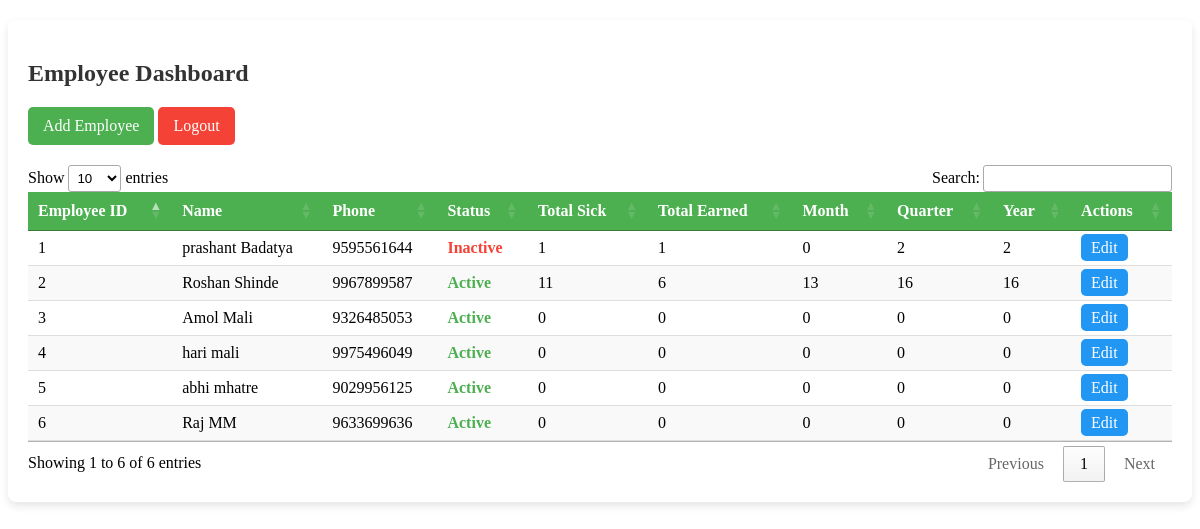
Page /admin_dashboard/ (signed in) on the earlier database version.
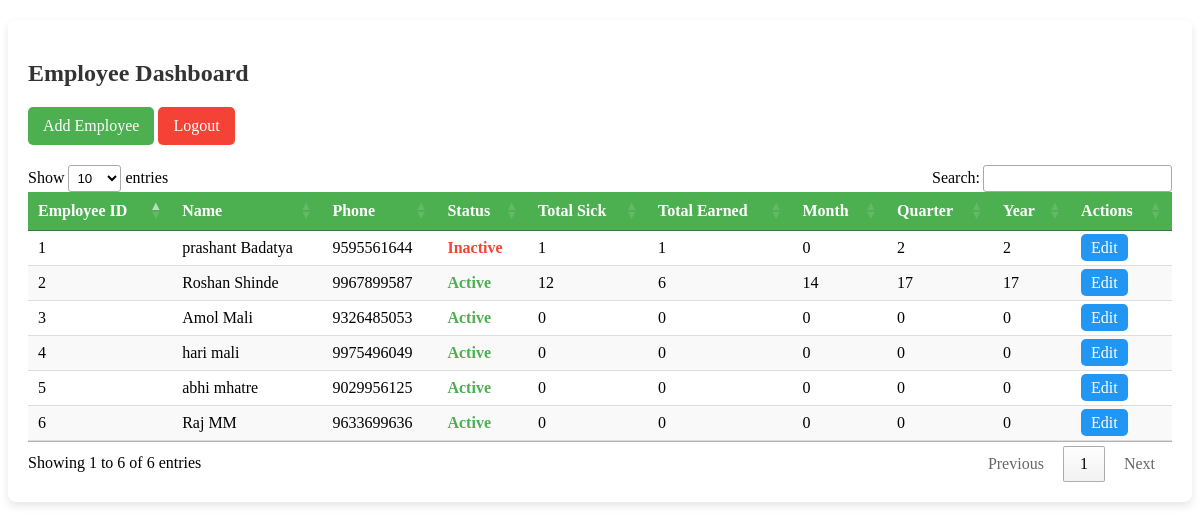
Same page on the later database version.
### leave_management/models.py (models this page shows, shortened)
class EmployeeProfile(models.Model):
    ACTIVE = 'Active'
    INACTIVE = 'Inactive'
    STATUS_CHOICES = [
        (ACTIVE, 'Active'),
        (INACTIVE, 'Inactive'),
    ]
    user = models.OneToOneField(User, null=True, on_delete=models.CASCADE)
    first_name = models.CharField(max_length=100)
    last_name = models.CharField(max_length=100)
    phone_number = models.CharField(max_length=10, unique=True)
    password = models.CharField(max_length=4)
    status = models.CharField(max_length=8, choices=STATUS_CHOICES, default=ACTIVE)
    total_cs_leaves = models.IntegerField(default=12)  # Casual Leave (CS)
    total_e_leaves = models.IntegerField(default=12)  # Earned Leave (E)

### leave_management/views.py (the view)
# urls.py: path("admin_dashboard/", admin_dashboard, name="admin_dashboard"),
@login_required
def admin_dashboard(request):
    today = now().date()
    first_day_of_month = today.replace(day=1)
    current_quarter = (today.month - 1) // 3 + 1
    first_day_of_quarter = datetime(today.year, 3 * current_quarter - 2, 1).date()
    financial_year_start = datetime(today.year if today.month >= 4 else today.year - 1, 4, 1).date()
    employee_queryset = EmployeeProfile.objects.all()
    employees = employee_queryset.annotate(
        total_sick=Count('employeeleave', filter=Q(employeeleave__leave_type='CS')),
        total_earned=Count('employeeleave', filter=Q(employeeleave__leave_type='E')),
        leaves_this_month=Count('employeeleave',
                                filter=Q(employeeleave__start_date__range=(first_day_of_month, today))),
        leaves_this_quarter=Count('employeeleave',
                                  filter=Q(employeeleave__start_date__range=(first_day_of_quarter, today))),
        leaves_this_year=Count('employeeleave',
                               filter=Q(employeeleave__start_date__range=(financial_year_start, today)))
    ).order_by('id')
    leave_report = []
    for employee in employees:
        leave_report.append({
            'employee': employee,
            'leaves_this_month': employee.leaves_this_month,
            'leaves_this_quarter': employee.leaves_this_quarter,
            'leaves_this_year': employee.leaves_this_year,
            'total_sick': employee.total_sick,
            'total_earned': employee.total_earned,
        })
    context = {
        'leave_report': leave_report,
        'employees': employees,
        'total_employees': employee_queryset.count(),
        'total_active_employees': employee_queryset.filter(status='Active').count(),
        'total_inactive_employees': employee_queryset.filter(status='Inactive').count(),
    }
    return render(request, 'admin_dashboard.html', context)

### leave_management/templates/admin_dashboard.html (shortened to what this page needs)
<div class="table-container">
    <h2>Employee Dashboard</h2>
    <a href="{% url 'modify_employee' %}" class="add-employee-btn">Add Employee</a>
    <a href="{% url 'home' %}" class="logout-btn">Logout</a>
    <table class="employee-table" id="employeeTable">
        <thead>
            <tr>
                <th>Employee ID</th>
                <th>Name</th>
                <th>Phone</th>
                <th>Status</th>
                <th>Total Sick</th>
                <th>Total Earned</th>
                <th>Month</th>
                <th>Quarter</th>
                <th>Year</th>
                <th>Actions</th>
            </tr>
        </thead>
        <tbody>
            {% for item in leave_report %}
            <tr>
                <td>{{ item.employee.id }}</td>
                <td>{{ item.employee.first_name }} {{ item.employee.last_name }}</td>
                <td>{{ item.employee.phone_number }}</td>
                <td><span class="status {{ item.employee.status|lower }}">{{ item.employee.status }}</span></td>
                <td>{{ item.total_sick }}</td>
                <td>{{ item.total_earned }}</td>
                <td>{{ item.leaves_this_month }}</td>
                <td>{{ item.leaves_this_quarter }}</td>
                <td>{{ item.leaves_this_year }}</td>
                <td>
                    <a href="{% url 'modify_employee' item.employee.id %}" class="action-btn edit"> Edit</a>
                </td>
            </tr>
            {% endfor %}
        </tbody>
    </table>
</div>
<link rel="stylesheet" type="text/css" href="https://cdn.datatables.net/1.13.4/css/jquery.dataTables.min.css">

Differences in the rows shown:
changed EmployeeProfile "Roshan": total_sick "11" → "12"; leaves_this_month "13" → "14"; leaves_this_quarter "16" → "17"; leaves_this_year "16" → "17"
